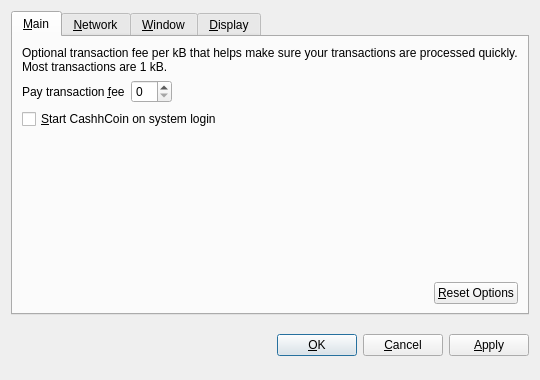
<?xml version="1.0" encoding="UTF-8"?>
<ui version="4.0">
 <class>OptionsDialog</class>
 <widget class="QDialog" name="OptionsDialog">
  <property name="geometry">
   <rect>
    <x>0</x>
    <y>0</y>
    <width>540</width>
    <height>380</height>
   </rect>
  </property>
  <property name="windowTitle">
   <string>Options</string>
  </property>
  <property name="modal">
   <bool>true</bool>
  </property>
  <layout class="QVBoxLayout" name="verticalLayout">
   <item>
    <widget class="QTabWidget" name="tabWidget">
     <property name="tabPosition">
      <enum>QTabWidget::North</enum>
     </property>
     <property name="currentIndex">
      <number>0</number>
     </property>
     <widget class="QWidget" name="tabMain">
      <attribute name="title">
       <string>&amp;Main</string>
      </attribute>
      <layout class="QVBoxLayout" name="verticalLayout_Main">
       <item>
        <widget class="QLabel" name="transactionFeeInfoLabel">
         <property name="text">
          <string>Optional transaction fee per kB that helps make sure your transactions are processed quickly. Most transactions are 1 kB.</string>
         </property>
         <property name="textFormat">
          <enum>Qt::PlainText</enum>
         </property>
         <property name="wordWrap">
          <bool>true</bool>
         </property>
        </widget>
       </item>
       <item>
        <layout class="QHBoxLayout" name="horizontalLayout_1_Main">
         <item>
          <widget class="QLabel" name="transactionFeeLabel">
           <property name="text">
            <string>Pay transaction &amp;fee</string>
           </property>
           <property name="textFormat">
            <enum>Qt::PlainText</enum>
           </property>
           <property name="buddy">
            <cstring>transactionFee</cstring>
           </property>
          </widget>
         </item>
         <item>
          <widget class="BitcoinAmountField" name="transactionFee"/>
         </item>
         <item>
          <spacer name="horizontalSpacer_1_Main">
           <property name="orientation">
            <enum>Qt::Horizontal</enum>
           </property>
           <property name="sizeHint" stdset="0">
            <size>
             <width>40</width>
             <height>20</height>
            </size>
           </property>
          </spacer>
         </item>
        </layout>
       </item>
       <item>
        <widget class="QCheckBox" name="bitcoinAtStartup">
         <property name="toolTip">
          <string>Automatically start CashhCoin after logging in to the system.</string>
         </property>
         <property name="text">
          <string>&amp;Start CashhCoin on system login</string>
         </property>
        </widget>
       </item>
       <item>
        <spacer name="verticalSpacer_Main">
         <property name="orientation">
          <enum>Qt::Vertical</enum>
         </property>
         <property name="sizeHint" stdset="0">
          <size>
           <width>20</width>
           <height>40</height>
          </size>
         </property>
        </spacer>
       </item>
       <item>
        <layout class="QHBoxLayout" name="horizontalLayout_2_Main">
         <item>
          <spacer name="horizontalSpacer_2_Main">
           <property name="orientation">
            <enum>Qt::Horizontal</enum>
           </property>
           <property name="sizeHint" stdset="0">
            <size>
             <width>40</width>
             <height>20</height>
            </size>
           </property>
          </spacer>
         </item>
         <item>
          <widget class="QPushButton" name="resetButton">
           <property name="toolTip">
            <string>Reset all client options to default.</string>
           </property>
           <property name="text">
            <string>&amp;Reset Options</string>
           </property>
           <property name="autoDefault">
            <bool>false</bool>
           </property>
          </widget>
         </item>
        </layout>
       </item>
      </layout>
     </widget>
     <widget class="QWidget" name="tabNetwork">
      <attribute name="title">
       <string>&amp;Network</string>
      </attribute>
      <layout class="QVBoxLayout" name="verticalLayout_Network">
       <item>
        <widget class="QCheckBox" name="mapPortUpnp">
         <property name="toolTip">
          <string>Automatically open the CashhCoin client port on the router. This only works when your router supports UPnP and it is enabled.</string>
         </property>
         <property name="text">
          <string>Map port using &amp;UPnP</string>
         </property>
        </widget>
       </item>
       <item>
        <widget class="QCheckBox" name="connectSocks">
         <property name="toolTip">
          <string>Connect to the CashhCoin network through a SOCKS proxy (e.g. when connecting through Tor).</string>
         </property>
         <property name="text">
          <string>&amp;Connect through SOCKS proxy:</string>
         </property>
        </widget>
       </item>
       <item>
        <layout class="QHBoxLayout" name="horizontalLayout_Network">
         <item>
          <widget class="QLabel" name="proxyIpLabel">
           <property name="text">
            <string>Proxy &amp;IP:</string>
           </property>
           <property name="textFormat">
            <enum>Qt::PlainText</enum>
           </property>
           <property name="buddy">
            <cstring>proxyIp</cstring>
           </property>
          </widget>
         </item>
         <item>
          <widget class="QValidatedLineEdit" name="proxyIp">
           <property name="maximumSize">
            <size>
             <width>140</width>
             <height>16777215</height>
            </size>
           </property>
           <property name="toolTip">
            <string>IP address of the proxy (e.g. 127.0.0.1)</string>
           </property>
          </widget>
         </item>
         <item>
          <widget class="QLabel" name="proxyPortLabel">
           <property name="text">
            <string>&amp;Port:</string>
           </property>
           <property name="textFormat">
            <enum>Qt::PlainText</enum>
           </property>
           <property name="buddy">
            <cstring>proxyPort</cstring>
           </property>
          </widget>
         </item>
         <item>
          <widget class="QLineEdit" name="proxyPort">
           <property name="maximumSize">
            <size>
             <width>55</width>
             <height>16777215</height>
            </size>
           </property>
           <property name="toolTip">
            <string>Port of the proxy (e.g. 9050)</string>
           </property>
          </widget>
         </item>
         <item>
          <widget class="QLabel" name="socksVersionLabel">
           <property name="text">
            <string>SOCKS &amp;Version:</string>
           </property>
           <property name="textFormat">
            <enum>Qt::PlainText</enum>
           </property>
           <property name="buddy">
            <cstring>socksVersion</cstring>
           </property>
          </widget>
         </item>
         <item>
          <widget class="QValueComboBox" name="socksVersion">
           <property name="toolTip">
            <string>SOCKS version of the proxy (e.g. 5)</string>
           </property>
          </widget>
         </item>
         <item>
          <spacer name="horizontalSpacer_Network">
           <property name="orientation">
            <enum>Qt::Horizontal</enum>
           </property>
           <property name="sizeHint" stdset="0">
            <size>
             <width>40</width>
             <height>20</height>
            </size>
           </property>
          </spacer>
         </item>
        </layout>
       </item>
       <item>
        <spacer name="verticalSpacer_Network">
         <property name="orientation">
          <enum>Qt::Vertical</enum>
         </property>
         <property name="sizeHint" stdset="0">
          <size>
           <width>20</width>
           <height>40</height>
          </size>
         </property>
        </spacer>
       </item>
      </layout>
     </widget>
     <widget class="QWidget" name="tabWindow">
      <attribute name="title">
       <string>&amp;Window</string>
      </attribute>
      <layout class="QVBoxLayout" name="verticalLayout_Window">
       <item>
        <widget class="QCheckBox" name="minimizeToTray">
         <property name="toolTip">
          <string>Show only a tray icon after minimizing the window.</string>
         </property>
         <property name="text">
          <string>&amp;Minimize to the tray instead of the taskbar</string>
         </property>
        </widget>
       </item>
       <item>
        <widget class="QCheckBox" name="minimizeOnClose">
         <property name="toolTip">
          <string>Minimize instead of exit the application when the window is closed. When this option is enabled, the application will be closed only after selecting Quit in the menu.</string>
         </property>
         <property name="text">
          <string>M&amp;inimize on close</string>
         </property>
        </widget>
       </item>
       <item>
        <spacer name="verticalSpacer_Window">
         <property name="orientation">
          <enum>Qt::Vertical</enum>
         </property>
         <property name="sizeHint" stdset="0">
          <size>
           <width>20</width>
           <height>40</height>
          </size>
         </property>
        </spacer>
       </item>
      </layout>
     </widget>
     <widget class="QWidget" name="tabDisplay">
      <attribute name="title">
       <string>&amp;Display</string>
      </attribute>
      <layout class="QVBoxLayout" name="verticalLayout_Display">
       <item>
        <layout class="QHBoxLayout" name="horizontalLayout_1_Display">
         <item>
          <widget class="QLabel" name="langLabel">
           <property name="text">
            <string>User Interface &amp;language:</string>
           </property>
           <property name="textFormat">
            <enum>Qt::PlainText</enum>
           </property>
           <property name="buddy">
            <cstring>lang</cstring>
           </property>
          </widget>
         </item>
         <item>
          <widget class="QValueComboBox" name="lang">
           <property name="toolTip">
            <string>The user interface language can be set here. This setting will take effect after restarting CashhCoin.</string>
           </property>
          </widget>
         </item>
        </layout>
       </item>
       <item>
        <layout class="QHBoxLayout" name="horizontalLayout_2_Display">
         <item>
          <widget class="QLabel" name="unitLabel">
           <property name="text">
            <string>&amp;Unit to show amounts in:</string>
           </property>
           <property name="textFormat">
            <enum>Qt::PlainText</enum>
           </property>
           <property name="buddy">
            <cstring>unit</cstring>
           </property>
          </widget>
         </item>
         <item>
          <widget class="QValueComboBox" name="unit">
           <property name="toolTip">
            <string>Choose the default subdivision unit to show in the interface and when sending coins.</string>
           </property>
          </widget>
         </item>
        </layout>
       </item>
       <item>
        <widget class="QCheckBox" name="displayAddresses">
         <property name="toolTip">
          <string>Whether to show CashhCoin addresses in the transaction list or not.</string>
         </property>
         <property name="text">
          <string>&amp;Display addresses in transaction list</string>
         </property>
        </widget>
       </item>
       <item>
        <widget class="QCheckBox" name="coinControlFeatures">
         <property name="toolTip">
          <string>Whether to show coin control features or not.</string>
         </property>
         <property name="text">
          <string>Display coin &amp;control features (experts only!)</string>
         </property>
        </widget>
       </item>
       <item>
        <spacer name="verticalSpacer_Display">
         <property name="orientation">
          <enum>Qt::Vertical</enum>
         </property>
         <property name="sizeHint" stdset="0">
          <size>
           <width>20</width>
           <height>40</height>
          </size>
         </property>
        </spacer>
       </item>
      </layout>
     </widget>
    </widget>
   </item>
   <item>
    <layout class="QHBoxLayout" name="horizontalLayout_Buttons">
     <item>
      <spacer name="horizontalSpacer_1">
       <property name="orientation">
        <enum>Qt::Horizontal</enum>
       </property>
       <property name="sizeHint" stdset="0">
        <size>
         <width>40</width>
         <height>48</height>
        </size>
       </property>
      </spacer>
     </item>
     <item>
      <widget class="QLabel" name="statusLabel">
       <property name="font">
        <font>
         <weight>75</weight>
         <bold>true</bold>
        </font>
       </property>
       <property name="text">
        <string/>
       </property>
       <property name="textFormat">
        <enum>Qt::PlainText</enum>
       </property>
       <property name="wordWrap">
        <bool>true</bool>
       </property>
      </widget>
     </item>
     <item>
      <spacer name="horizontalSpacer_2">
       <property name="orientation">
        <enum>Qt::Horizontal</enum>
       </property>
       <property name="sizeHint" stdset="0">
        <size>
         <width>40</width>
         <height>48</height>
        </size>
       </property>
      </spacer>
     </item>
     <item>
      <widget class="QPushButton" name="okButton">
       <property name="text">
        <string>&amp;OK</string>
       </property>
      </widget>
     </item>
     <item>
      <widget class="QPushButton" name="cancelButton">
       <property name="text">
        <string>&amp;Cancel</string>
       </property>
       <property name="autoDefault">
        <bool>false</bool>
       </property>
      </widget>
     </item>
     <item>
      <widget class="QPushButton" name="applyButton">
       <property name="text">
        <string>&amp;Apply</string>
       </property>
       <property name="autoDefault">
        <bool>false</bool>
       </property>
      </widget>
     </item>
    </layout>
   </item>
  </layout>
 </widget>
 <customwidgets>
  <customwidget>
   <class>BitcoinAmountField</class>
   <extends>QSpinBox</extends>
   <header>bitcoinamountfield.h</header>
  </customwidget>
  <customwidget>
   <class>QValueComboBox</class>
   <extends>QComboBox</extends>
   <header>qvaluecombobox.h</header>
  </customwidget>
  <customwidget>
   <class>QValidatedLineEdit</class>
   <extends>QLineEdit</extends>
   <header>qvalidatedlineedit.h</header>
  </customwidget>
 </customwidgets>
 <resources/>
 <connections/>
</ui>
